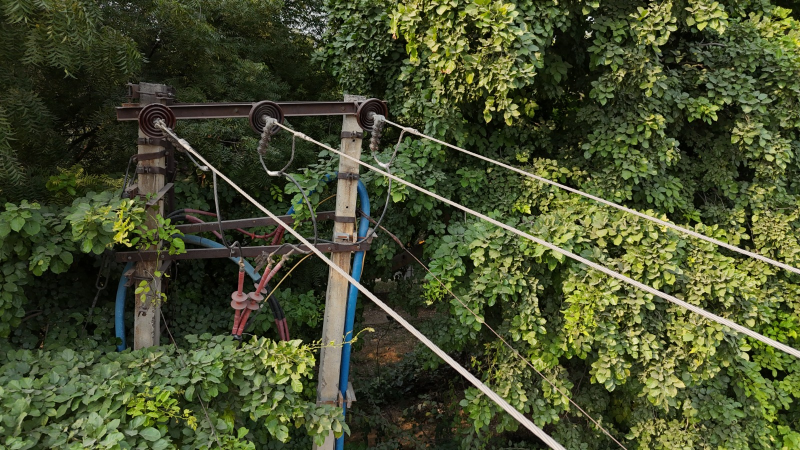
#> input picture samples/drone1.jpg, 1600 x 900 px (shown at 1/2 size)
$ python -i vision.py   (imports and definitions only)   (older library calls are emulated)
#> lines starting #> are read from the running program, lines starting #| are printed output that depends on the picture; after the words box and inside, x2 and y2 are one past the last pixel; in counts of white or black regions, pixels touching at a corner belong together
#> further down, picture is the input picture: shape (900, 1600, 3); mean B, G, R 45.9, 78.1, 70.3
"""
Image -> vector extraction for an overhead-line span.

1. Black-hat (dark strokes) + bright-ridge (silver wire on foliage/sky) masks; short components are dropped.
2. Skeletonise -> candidate pixels.
3. RANSAC fits parabolas y = ax² + bx + c (a < 0 in image coords = sagging) and scores them by
   the longest continuous run of covered columns, so long wires beat towers and labels.
4. Curve ends are trimmed where the wire enters tower lattice; ground = mean tower base.

Returned in ORIGINAL pixels so the UI can overlay, let the user drag corrections, and calibrate.
"""
from __future__ import annotations

import warnings

import cv2
import numpy as np
from skimage.filters import sato
from skimage.morphology import skeletonize

MAX_SIDE = 1400
# [1 line not run here, left out]


def _stroke_mask(img: np.ndarray) -> tuple[float, np.ndarray]:
    """Thin-line mask = dark strokes (drawings) OR bright non-green ridges (real photos of ACSR wire)."""
    h, w = img.shape[:2]
#> h = 900; w = 1600
    scale = min(1.0, MAX_SIDE / max(h, w))
#> scale = 0.875
    if scale < 1:
        img = cv2.resize(img, (round(w * scale), round(h * scale)), interpolation=cv2.INTER_AREA)
    gray = cv2.cvtColor(img, cv2.COLOR_BGR2GRAY)
    k = max(7, round(max(img.shape[:2]) / 120) | 1)
#> k = 13
    bh = cv2.morphologyEx(gray, cv2.MORPH_BLACKHAT, cv2.getStructuringElement(cv2.MORPH_ELLIPSE, (k, k)))
    _, dark = cv2.threshold(bh, 0, 255, cv2.THRESH_BINARY + cv2.THRESH_OTSU)
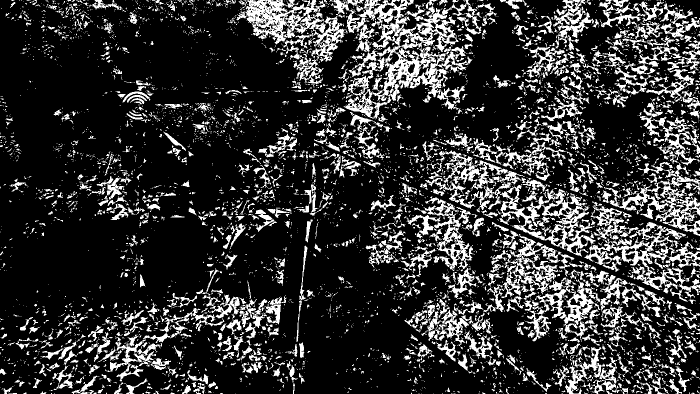
#> dark: shape (788, 1400) (shown at 1/2 size); 20.5% white; 5289 white regions (4242 under 20 px), largest, box (x1, y1, x2, y2) and area: (687, 0, 963, 239) 20801, (477, 0, 690, 124) 9537, (1169, 444, 1400, 604) 8670
    mask = dark if _is_drawing(img) else dark | _bright_ridges(img, gray)
    mask = cv2.morphologyEx(mask, cv2.MORPH_OPEN, np.ones((2, 2), np.uint8))
    n, lab, stats, _ = cv2.connectedComponentsWithStats(mask, connectivity=8)
    keep = stats[:, cv2.CC_STAT_WIDTH] >= 0.12 * mask.shape[1]
    keep[0] = False
    return scale, keep[lab]


def _is_drawing(img: np.ndarray) -> bool:
    """Drawings / infographics have large flat areas; photos have texture almost everywhere."""
    gray = cv2.cvtColor(img, cv2.COLOR_BGR2GRAY)
    lap = cv2.Laplacian(gray, cv2.CV_32F, ksize=3)
    return float(np.median(cv2.blur(np.abs(lap), (9, 9)))) < 20


def _bright_ridges(img: np.ndarray, gray: np.ndarray) -> np.ndarray:
    """Bright, thin, non-vegetation ridges (same recipe as vision_drone._candidates)."""
    b, g, r = (c.astype(np.float32) for c in cv2.split(img))
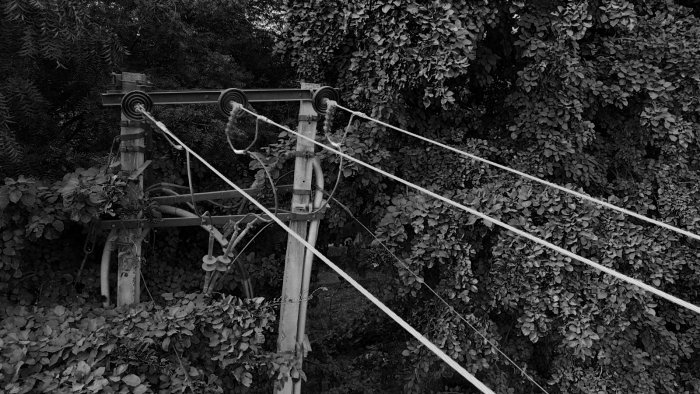
#> b: shape (788, 1400) float32 (shown at 1/2 size); min 0, max 245, mean 45.9
    exg = (2 * g - r - b) / (b + g + r + 1e-6)
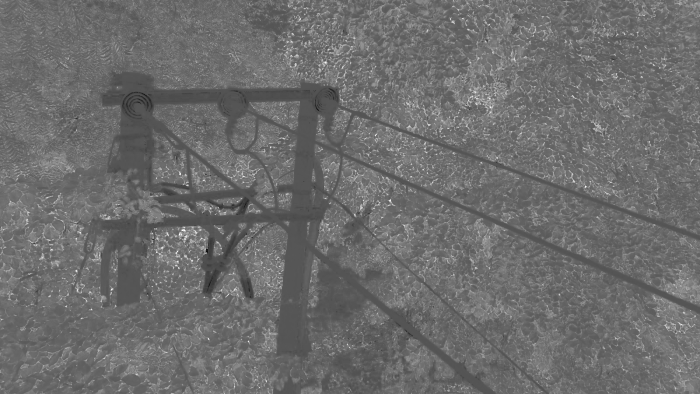
#> exg: shape (788, 1400) float32 (shown at 1/2 size); min -1, max 2, mean 0.28; drawn with min black and max white
    sat = cv2.cvtColor(img, cv2.COLOR_BGR2HSV)[..., 1]
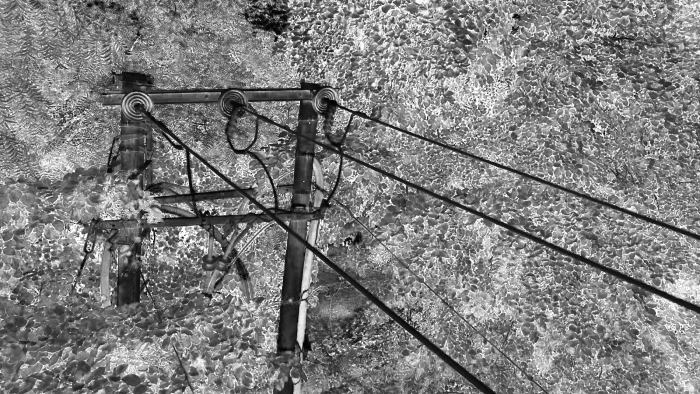
#> sat: shape (788, 1400) (shown at 1/2 size); min 0, max 255, mean 125.6
    ridge = sato(gray / 255.0, sigmas=[1.5, 2.5, 3.5], black_ridges=False)
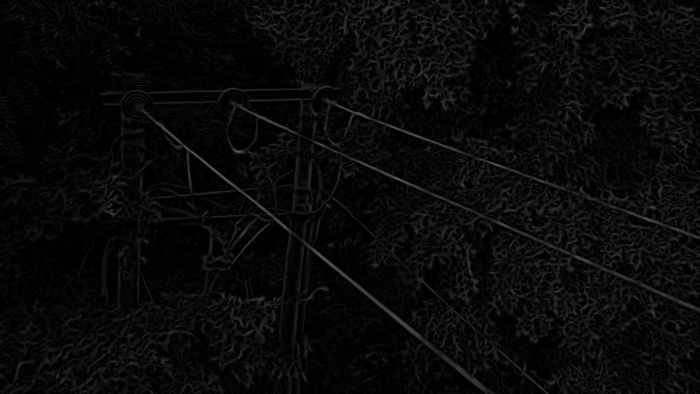
#> ridge: shape (788, 1400) float64 (shown at 1/2 size); min 0, max 0.367, mean 0.0374
    top = np.percentile(ridge, 99.7)
#> top = 0.25
    if top <= 1e-6:
        return np.zeros_like(gray)
    ridge = ridge / top
    # only meaningful when the ridge response is strong and the pixel is clearly brighter than its surroundings
    local = cv2.GaussianBlur(gray, (0, 0), 6)
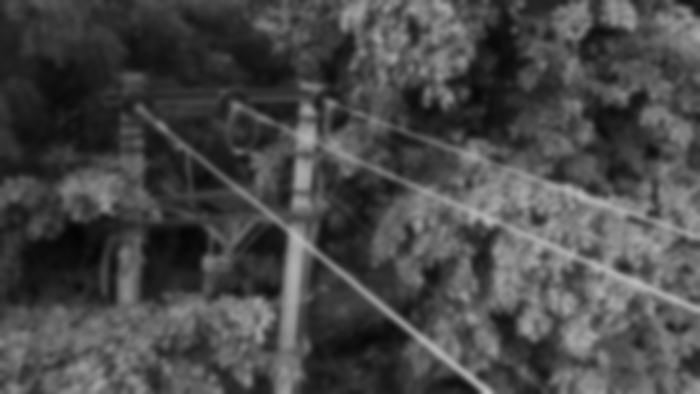
#> local: shape (788, 1400) (shown at 1/2 size); min 4, max 192, mean 72.1
    return (((ridge > 0.35) & (exg < 0.10) & (sat < 110) & (gray.astype(np.int16) - local > 15)) * 255).astype(np.uint8)
#> returned value: shape (788, 1400); 3.5% white; 1269 white regions (1067 under 20 px), largest, box (x1, y1, x2, y2) and area: (276, 209, 988, 788) 7625, (623, 280, 1400, 625) 5348, (642, 197, 1158, 391) 3110


# [124 lines left out: functions _longest_run, _fit, _trim_into_towers, _tower_base, vectorize, not called in this run]

>>> import cv2
>>> picture = cv2.imread('../samples/drone1.jpg')
>>> result = _stroke_mask(picture)
#> in _stroke_mask, `mask = dark if _is_drawing(img) else dark | _bright_ridges(img, gray)`: mask: shape (788, 1400); 24% white; 5106 white regions (4256 under 20 px), largest, box (x1, y1, x2, y2) and area: (584, 0, 1400, 625) 93276, (272, 209, 988, 788) 16393, (473, 0, 695, 124) 10852
#> in _stroke_mask, `mask = cv2.morphologyEx(mask, cv2.MORPH_OPEN, np.ones((2, 2), np.uint8))`: mask: shape (788, 1400); 21.7% white; 3192 white regions (2044 under 20 px), largest, box (x1, y1, x2, y2) and area: (621, 179, 1400, 626) 48556, (714, 0, 934, 206) 14976, (278, 210, 989, 788) 14242
#> in _stroke_mask, `n, lab, stats, _ = cv2.connectedComponentsWithStats(mask, connectivity..`:
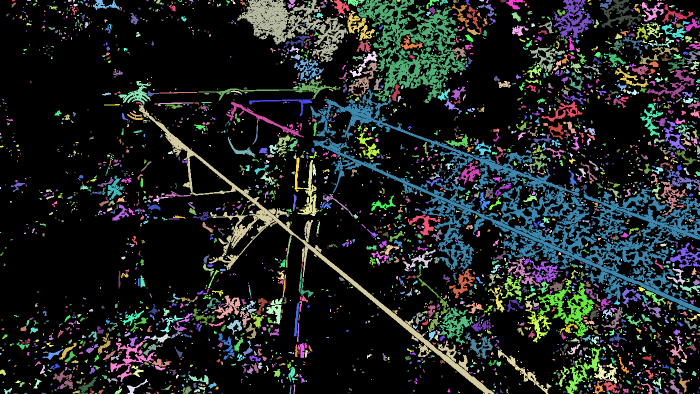
#> lab: shape (788, 1400) int32 (shown at 1/2 size); 3193 distinct labels, from 0 to 3192; one colour per label, 0 black
#> in _stroke_mask, `n, lab, stats, _ = cv2.connectedComponentsWithStats(mask, connectivity..`: n = 3193

$ run again, on samples/drone2.jpg
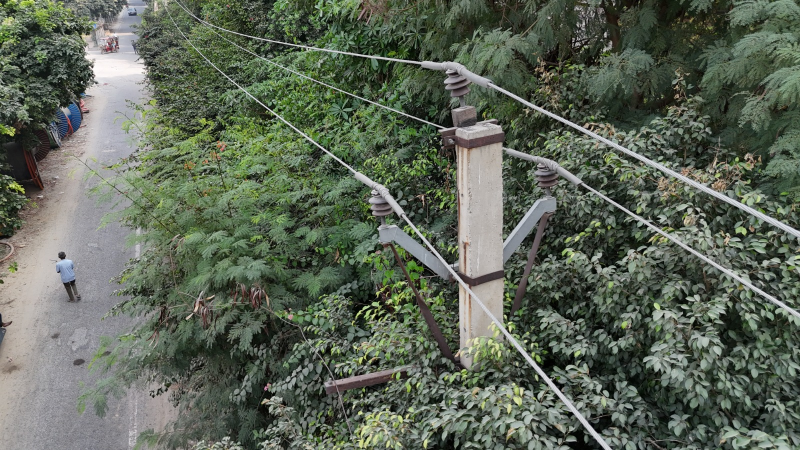
#> input picture samples/drone2.jpg, 1600 x 900 px (shown at 1/2 size)
#> picture is the input picture: shape (900, 1600, 3); mean B, G, R 87.3, 102.2, 93.1
#> in _stroke_mask, `_, dark = cv2.threshold(bh, 0, 255, cv2.THRESH_BINARY + cv2.THRESH_OTSU)`:
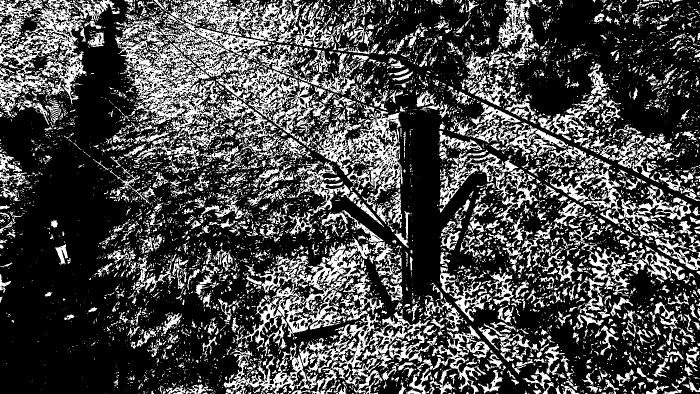
#> dark: shape (788, 1400) (shown at 1/2 size); 28.4% white; 7322 white regions (5992 under 20 px), largest, box (x1, y1, x2, y2) and area: (230, 39, 554, 341) 19543, (512, 473, 748, 674) 12110, (0, 0, 231, 209) 10653
#> top = 0.214
#> in _stroke_mask, `n, lab, stats, _ = cv2.connectedComponentsWithStats(mask, connectivity..`:
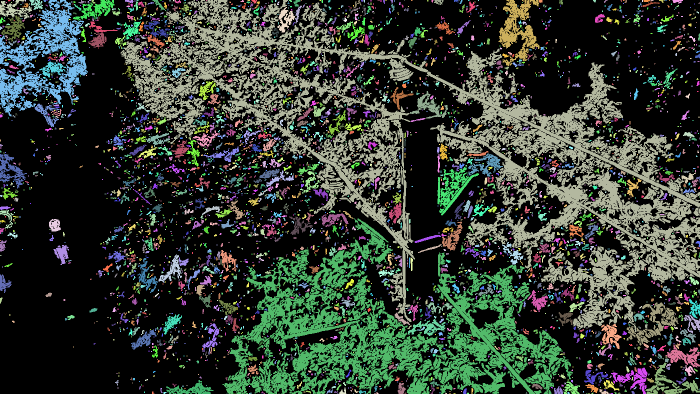
#> lab: shape (788, 1400) int32 (shown at 1/2 size); 4016 distinct labels, from 0 to 4015; one colour per label, 0 black
#> n = 4016
